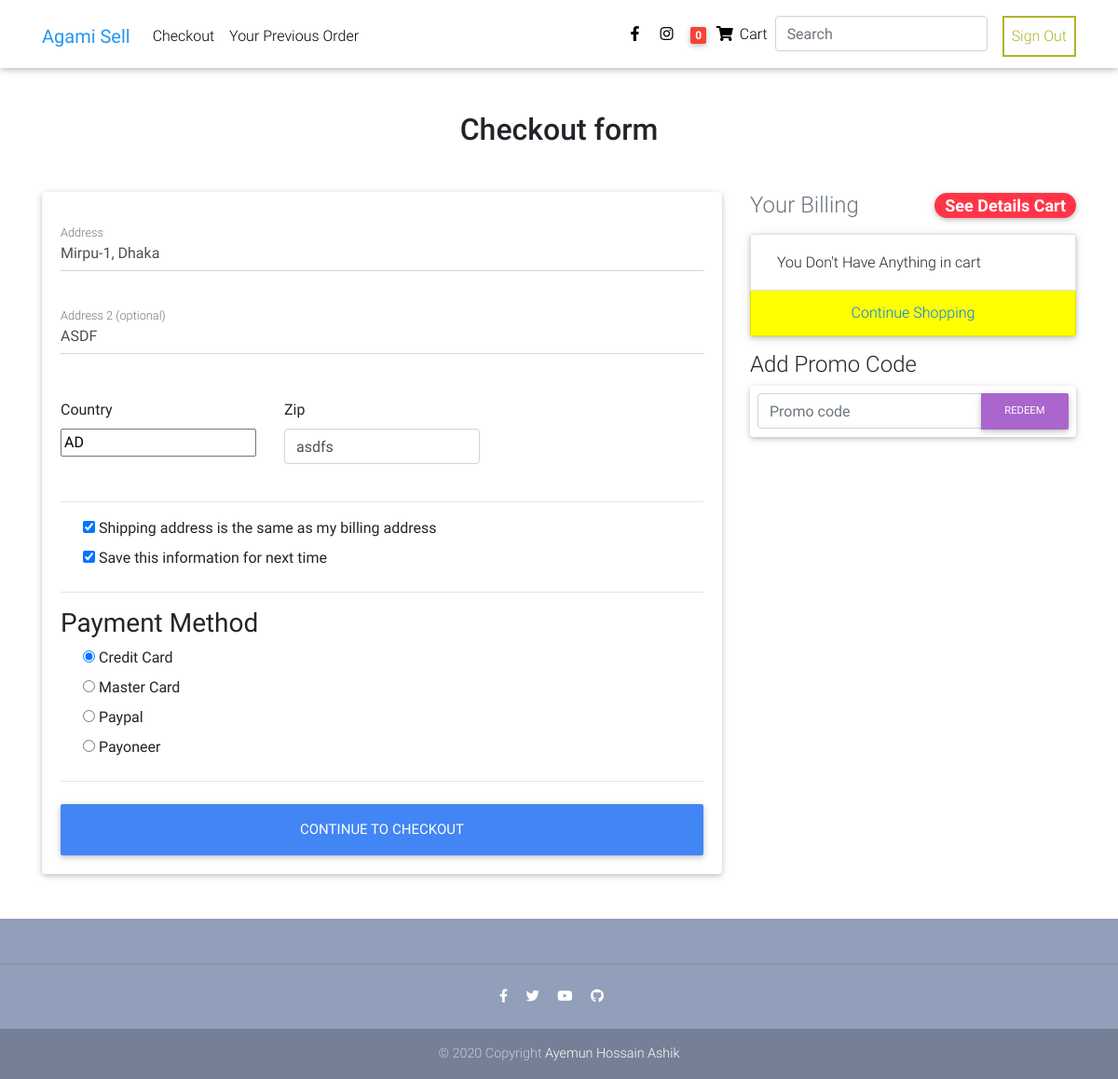
Screenshot of /checkout/ (signed in) with the database file from the repository.
### core/models.py (models this page shows, shortened)
class BillingAddress(models.Model):
    user 					= models.ForeignKey(User,on_delete=models.CASCADE)
    address 				= models.CharField(max_length=300)
    apartment_address 		= models.CharField(max_length = 200)
    country 				= CountryField(multiple=False)
    zipcode 				= models.CharField(max_length=5)
    same_billing_address 	= models.BooleanField(default=False)
    save_info 				= models.BooleanField(default=False)
    payment_method 			= models.CharField(choices=PAYMENT_CHOICES, max_length=2)

### core/views.py (the view, shortened to what this page needs)
# urls.py: path('checkout/',views.Checkout.as_view(), name='checkout'),
class Checkout(LoginRequiredMixin,View):
    def get(self,request, *agrs, **kwargs):
        form = CheckoutForm(instance=get_initial_billing_data(request))
        couponform=CouponForm
        try:
            qs = get_user_order(request)
            context = {
                'form': form,
                'couponform':couponform,
                'object':qs
            }
        except:
            context = {
                'form': form,
                'couponform':couponform,
                'object':None,
            }
        return render(self.request,'checkout.html',context)

### core/templatetags/cart_template_tags.py (called while the page is built)
@register.filter
def cart_item_count(user):
    if user.is_authenticated:
        count = Order.objects.filter(user=user,ordered=False)
        if count.exists():
            return count[0].items.count()
        return 0

### core/views.py (called while the page is built)
def get_initial_billing_data(request):
    billing = BillingAddress.objects.filter(user=request.user).last()
    if billing:
        return billing
    else:
        return None

def get_user_order(request, status=None):
    if status:
        try:
            order = Order.objects.filter(user=request.user, ordered=True).last()
        except:
            return None
        if order:
            return order
        else:
            return None
    else:
        try:
            order = Order.objects.filter(user=request.user, ordered=False).last()
        except:
            return None
        if order:
            return order
        else:
            return None

### templates/checkout.html (shortened to what this page needs)
{% extends 'base.html' %}
{% block content %}
 <main class="mt-5 pt-4">
  <div class="container wow fadeIn">
    <h2 class="my-5 h2 text-center">Checkout form</h2>
    <div class="row">
      <div class="col-md-8 mb-4">
        <div class="card">
          <form method="POST" class="card-body">
            <div class="md-form mb-5">
               {{ form.address}}
              <label for="address" class="">Address</label>
            </div>
            <div class="md-form mb-5">
              {{ form.apartment_address }}
              <label for="address-2" class="">Address 2 (optional)</label>
            </div>
            <div class="row">
              <div class="col-lg-4 col-md-12 mb-4">
                <label for="country">Country</label>
                {{ form.country }}
              </div>
              <div class="col-lg-4 col-md-6 mb-4">
                <label for="zip">Zip</label>
                {{ form.zipcode }}
              </div>
            </div>
            <hr>
            <div class="custom-control custom-checkbox">
              {{ form.same_billing_address }}
              <label> Shipping address is the same as my billing address</label>
            </div>
            <div class="custom-control custom-checkbox">
              {{ form.save_info }}
              <label> Save this information for next time</label>
            </div>
            <hr>
            <h3>Payment Method</h3>
            <div class="custom-control custom-radio">
              {{ form.payment_method }}
            </div>
            <hr class="mb-4">
            <button class="btn btn-primary btn-lg btn-block" type="submit">Continue to checkout</button>
          </form>
        </div>
      </div>
      <div class="col-md-4 mb-4">
        <h4 class="d-flex justify-content-between align-items-center mb-3">
          <span class="text-muted">Your Billing</span>
          <a class="badge badge-danger badge-pill" href="{% url 'core:cart_summary' %}">See Details Cart</a>
        </h4>
        <ul class="list-group mb-3 z-depth-1">
          {% if object != None %}
          {% for order_item in object.items.all %}
          <li class="list-group-item d-flex justify-content-between lh-condensed">
            <div>
              <h6 class="my-0">
                <a href="{{ order_item.item.get_absolute_url}}">{{ order_item.item.title }}</a>
                <em>
                  x{{order_item.quantity}}
                </em>
              </h6>
              <small class="text-muted">
                {{ order_item.item.get_category_display }}
              </small>
            </div>
            <span class="text-muted">
              {{order_item.get_total_item_price}}
            </span>
          </li>
          {% endfor %}
          {% if object.coupon %}
          <li class="list-group-item d-flex justify-content-between bg-light">
              <div class="text-success">
              <h6 class="my-0">Promo code</h6>
              <small>{{ object.coupon.code }}</small>
              </div>
              <span class="text-success">-${{ object.coupon.amount }}</span>
          </li>
          {% endif %}
          <li class="list-group-item d-flex justify-content-between">
            <span>Total (USD)</span>
            <strong>${{object.get_total_bill}}</strong>
          </li>
          {% else %}
          <li class="list-group-item d-flex justify-content-between">
            <h6 class="mr-5 ml-2 mt-2">You Don't Have Anything in cart </h6>
          </li>
          <a class="list-group-item flex-column flex-center justify-content-between" style="background-color: yellow;" href="/">Continue Shopping</a>
          {% endif %}
        </ul>
        <h4> Add Promo Code</h4>
        {% if couponform %}
        <form class="card p-2" method="POST" action="{% url 'core:coupon'%}">
            <div class="input-group">
                {{ couponform.code }}
                <div class="input-group-append">
                <button class="btn btn-secondary btn-md waves-effect m-0" type="submit">Redeem</button>
                </div>
            </div>
        </form>
      {% endif %}
      </div>
    </div>
  </div>
</main>
{% endblock content %}

### templates/includes/navbar.html (shortened to what this page needs)
{% load cart_template_tags %}
<nav class="navbar fixed-top navbar-expand-lg navbar-light white scrolling-navbar">
  <div class="container">
    <a class="navbar-brand waves-effect" href="/" >
      <strong class="blue-text">Agami Sell</strong>
    </a>
    <div class="collapse navbar-collapse" id="navbarSupportedContent">
      <ul class="navbar-nav mr-auto">
        {% if user.is_authenticated %}
          <li class="nav-item">
            <a class="nav-link waves-effect" href="{% url 'core:checkout' %}" target="_blank">Checkout</a>
          </li>
          <li class="nav-item">
            <a class="nav-link waves-effect" href="{% url 'core:orders' %}" target="_blank">
              Your Previous Order</a>
          </li>
        </ul>
        {% endif %}
      <ul class="navbar-nav nav-flex-icons">
        <li class="nav-item">
          <a href="https://www.facebook.com/ahashik.official" class="nav-link waves-effect" target="_blank">
            <i class="fab fa-facebook-f"></i>
          </a>
        </li>
        <li class="nav-item">
          <a href="https://www.instagram.com/ahashik.me/" class="nav-link waves-effect" target="_blank">
            <i class="fab fa-instagram"></i>
          </a>
        </li>
        {% if user.is_authenticated %}
        <li class="nav-item">
          <a class="nav-link waves-effect" href="{% url 'core:cart_summary' %}">
            <span class="badge red z-depth-1 mr-1"> {{ request.user | cart_item_count }} </span>
            <i class="fas fa-shopping-cart"></i>
            <span class="clearfix d-none d-sm-inline-block"> Cart </span>
          </a>
        </li>
        {% endif %}
        <li>
          <form class="form-inline" method="GET" action="{% url 'core:search' %}">
            <input class="form-control mr-sm-2" name="q" placeholder="Search" value="{{query_str}}">
          </form>
        </li>
        {% if user.is_authenticated %}
        <li class="nav-item pl-2 mb-2 mb-md-0">
        <a class="nav-item nav-link btn-outline-lime" href="{% url 'account_logout' %}">Sign Out</a>
        {% else %}
        <a class="nav-item nav-link" href="{% url 'account_signup' %}">Sign Up</a>
        <a class="nav-item nav-link" href="{% url 'account_login' %}">Login</a>
      {% endif %}
      </ul>
    </div>
  </div>
</nav>

### templates/base.html (style rules this page uses)
html, body, header, .carousel { height: 60vh; }

### rows the page displays
BillingAddress: address "Mirpu-1, Dhaka", apartment_address "ASDF", country "AD", zipcode "asdfs", same_billing_address "☑", save_info "☑", payment_method "☑ Credit Card ☐ Master Card ☐ Paypal ☐ Payoneer"

### other values shown
{{ request.user | cart_item_count }} "0"
